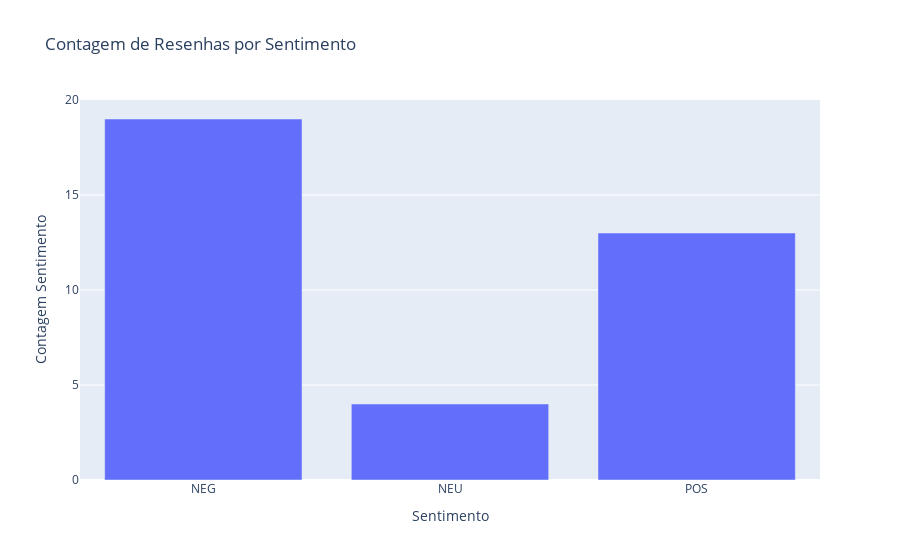

Notebook code cell kept with this figure:
### Code cell
import plotly.express as px

df_sent = df.groupby('Sentimento').size().reset_index(name='Contagem Sentimento')

fig = px.bar(df_sent, x='Sentimento', y='Contagem Sentimento',
             title='Contagem de Resenhas por Sentimento')

fig.show()

### Figure 1 — Plotly figure (JSON) as saved in the notebook; plotly's stock layout.template omitted (floating-point values rounded to 4 significant figures)
{"data": [{"alignmentgroup": "True", "hovertemplate": "Sentimento=%{x}<br>Contagem Sentimento=%{y}<extra></extra>", "legendgroup": "", "marker": {"color": "#636efa", "pattern": {"shape": ""}}, "name": "", "offsetgroup": "", "orientation": "v", "showlegend": false, "textposition": "auto", "type": "bar", "x": ["NEG", "NEU", "POS"], "xaxis": "x", "y": [19, 4, 13], "yaxis": "y"}], "layout": {"barmode": "relative", "legend": {"tracegroupgap": 0}, "title": {"text": "Contagem de Resenhas por Sentimento"}, "xaxis": {"anchor": "y", "domain": [0, 1], "title": {"text": "Sentimento"}}, "yaxis": {"anchor": "x", "domain": [0, 1], "title": {"text": "Contagem Sentimento"}}}}
